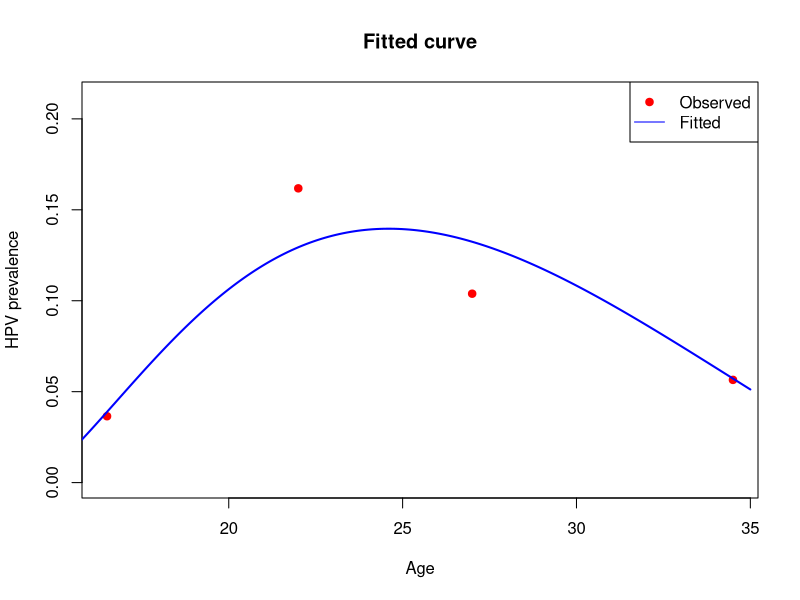

Here is the R script that generated this plot:
x <- c(16.5, 22, 27, 34.5)               
n_total <- c(740, 445, 414, 903)      
y_infected <- c(26.64, 72.09, 42.64, 51.47)  
y_infected <- round(c(26.64, 72.09, 42.64, 51.47))

x0 <- 12                             
n_power <- 2                       
f_model <- function(x, A, B, C) {
  d <- x - x0
  B + (A * d^n_power - B) * exp(-C * d)
}

neg_log_likelihood <- function(par) {
  A <- par[1]
  B <- par[2]
  C <- par[3]
  
  p <- f_model(x, A, B, C)
  p <- pmax(pmin(p, 1 - 1e-6), 1e-6)  
  
  -sum(y_infected * log(p) + (n_total - y_infected) * log(1 - p))
}

result <- optim(
  par = c(0.01, 0.1, 0.1),       
  fn = neg_log_likelihood,      
  method = "BFGS"
)

cat("A =", result$par[1], "\n")
cat("B =", result$par[2], "\n")
cat("C =", result$par[3], "\n")
curve_x <- seq(14, 35, length.out = 200)
fitted_p <- f_model(curve_x, result$par[1], result$par[2], result$par[3])

plot(x, y_infected / n_total, col = "red", pch = 19,
     ylim = c(0, max(y_infected / n_total, fitted_p) + 0.05),
     xlab = "Age", ylab = "HPV prevalence",
     main = "Fitted curve")
lines(curve_x, fitted_p, col = "blue", lwd = 2)
legend("topright", legend = c("Observed", "Fitted"),
       col = c("red", "blue"), pch = c(19, NA), lty = c(NA, 1))







